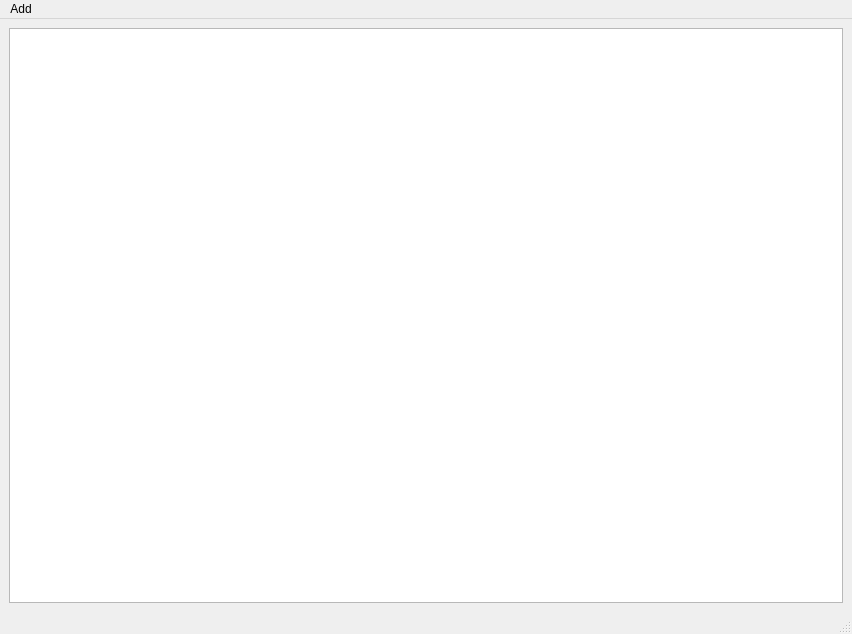
<?xml version="1.0" encoding="UTF-8"?>
<ui version="4.0">
 <class>MainWindow</class>
 <widget class="QMainWindow" name="MainWindow">
  <property name="geometry">
   <rect>
    <x>0</x>
    <y>0</y>
    <width>852</width>
    <height>634</height>
   </rect>
  </property>
  <property name="windowTitle">
   <string>MainWindow</string>
  </property>
  <widget class="QWidget" name="centralwidget">
   <layout class="QGridLayout" name="gridLayout">
    <item row="0" column="0">
     <widget class="QTableWidget" name="tableWidget"/>
    </item>
   </layout>
  </widget>
  <widget class="QMenuBar" name="menubar">
   <property name="geometry">
    <rect>
     <x>0</x>
     <y>0</y>
     <width>852</width>
     <height>26</height>
    </rect>
   </property>
   <widget class="QMenu" name="menuAdd">
    <property name="title">
     <string>Add</string>
    </property>
    <addaction name="actionAdd"/>
    <addaction name="actionChoose"/>
   </widget>
   <addaction name="menuAdd"/>
  </widget>
  <widget class="QStatusBar" name="statusbar"/>
  <action name="actionAdd">
   <property name="text">
    <string>Add</string>
   </property>
  </action>
  <action name="actionChoose">
   <property name="text">
    <string>Choose</string>
   </property>
  </action>
 </widget>
 <resources/>
 <connections/>
</ui>
